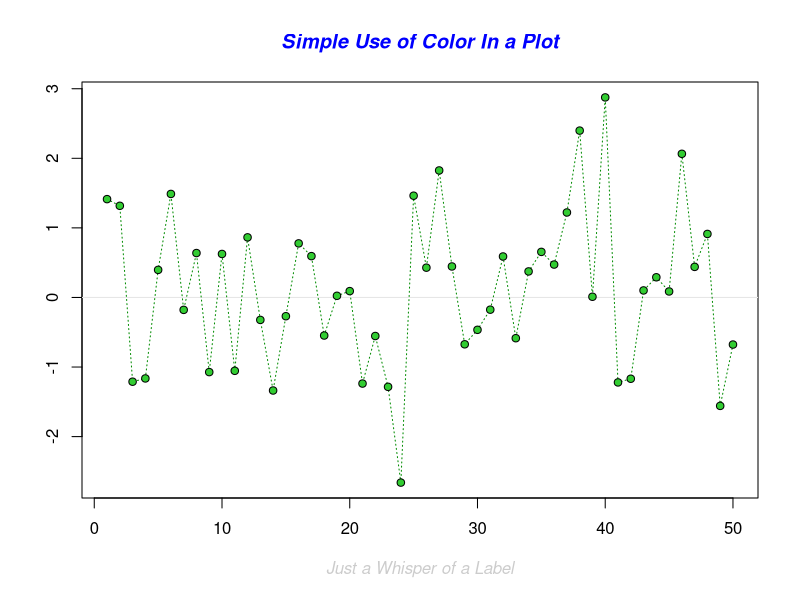
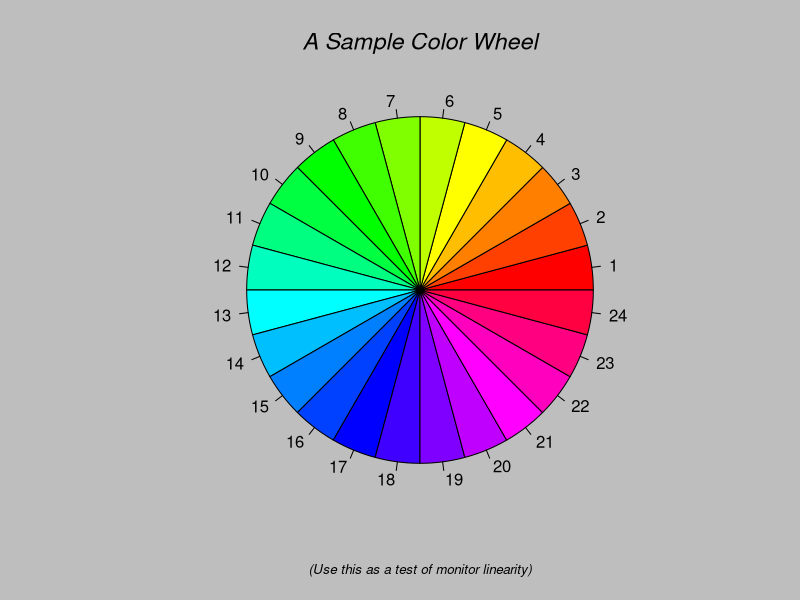
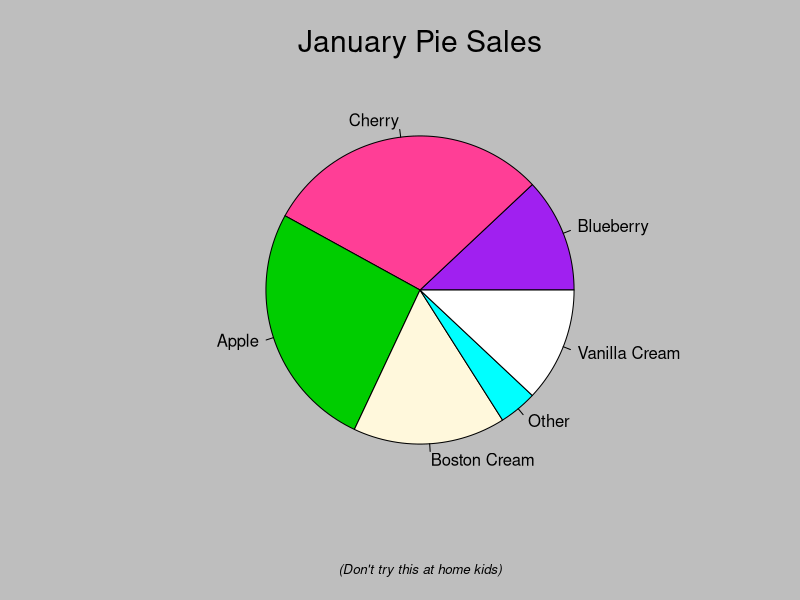
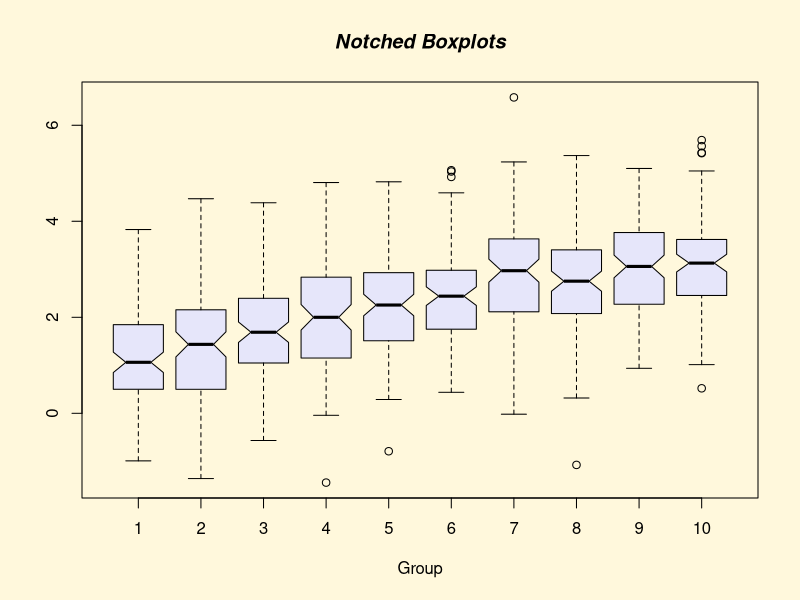
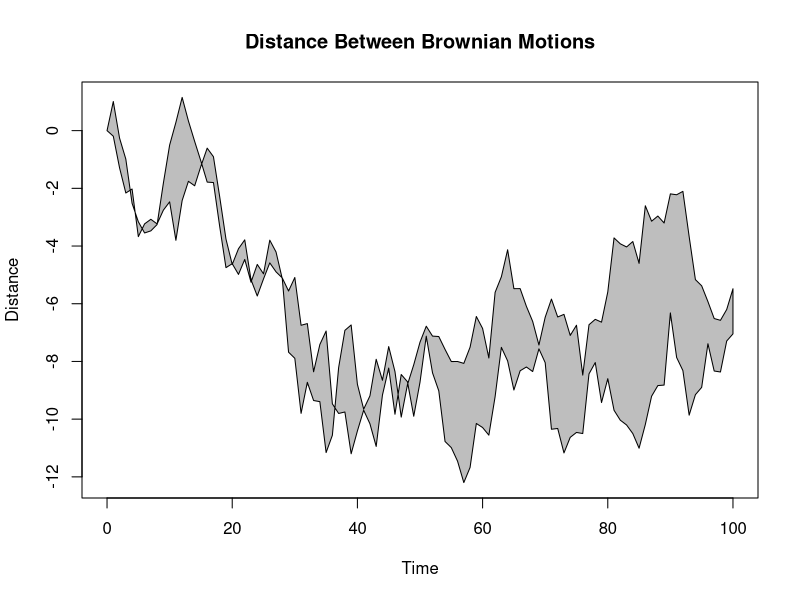
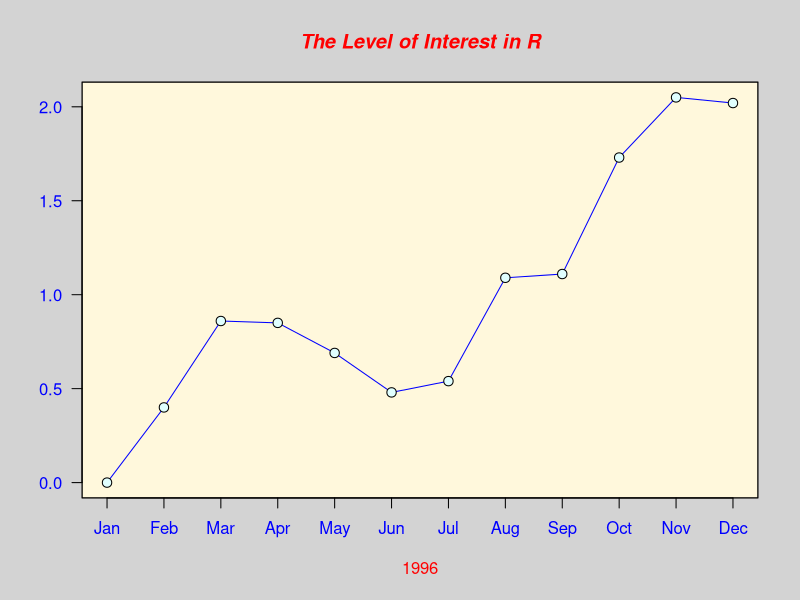
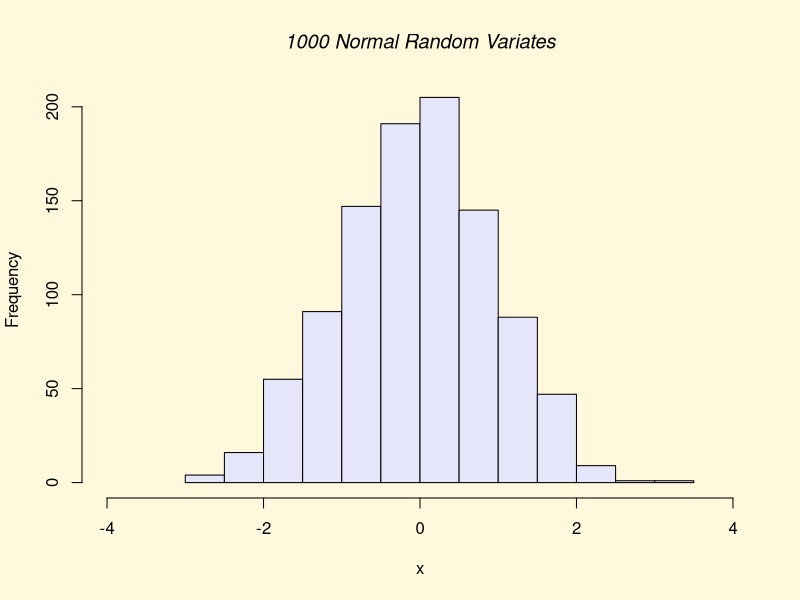
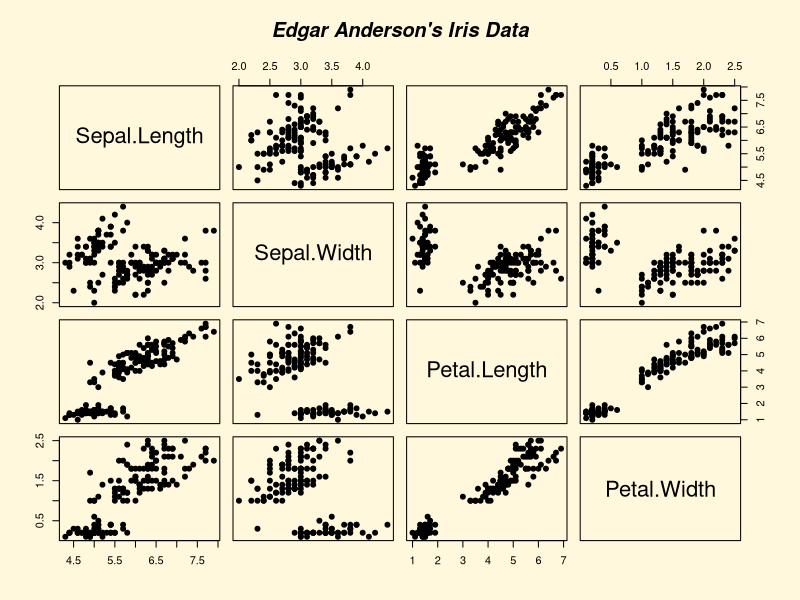

These figures' R source, in order:
# Capítulo 4
# Gráficos em R - Base Plotting System (importante p/a processos de análise explo.)

# Obs: Caso tenha problemas com a acentuação, consulte este link:
# https://support.rstudio.com/hc/en-us/articles/200532197-Character-Encoding

# Configurando o diretório de trabalho
# Coloque entre aspas o diretório de trabalho que você está usando no seu computador
# Não use diretórios com espaço no nome
setwd("C:/FCD/BigDataRAzure/Cap04")
getwd()

# Lista de pacotes base carregados
search()

# demo
demo('graphics') #mostra as funções do pacote

# Plot Básico
x = 5:7
y = 8:10
plot(x,y) #cruza informações de 2 variáveis
?plot


altura <- c(145,167,176,123,150)
largura <- c(51,63,64,40,55)
plot(altura,largura) #cruza informações de 2 variáveis

# Plotando um dataframe
?lynx
plot(lynx)
plot(lynx, ylab = 'Plots com Dataframe', xlab='')
plot(lynx, ylab = 'Plots com Dataframe', xlab='Observações')
plot(lynx, main = 'Plots com Dataframe', col='red')
plot(lynx, main = 'Plots com Dataframe', col='red', col.main = 52, cex.main= 1.5)

library(datasets)
hist(warpbreaks$breaks)

airquality
transform(airquality, Month = factor(Month)) # Fazendo uma modificação
boxplot(Ozone ~ Month, airquality, xlab='Month', ylab='Ozone (ppb)')

# Especificando os parâmetros
# col - cor do plot
# lty - tipo de linha
# lwd - largura de linha
# pch - símbolo no plot
# xlab - label do eixo x
# ylab - label do eixo y
# las - como os labels dos eixos são orientados
# bg - background color
# mfrow - número de plots por linha
# mfcool - número de plots por coluna

# Funções Básicas de Plot
# plot() - scatterplots
# lines() -  adiciona linhas ao gráfico
# points() - adiciona pontos ao gráfico
# text() - adiciona label ao gráfico
# title() - adiciona título ao gráfico

# Parâmetros dos Gráficos
?par
par() # Consultar parametros dos graficos
par('pch')
par('lty')

x=2:4
plot(x, pch='c') # pch é o valor do símbolo (pontos), pode ser o caracter que eu quiser '*' 'o'

par(mfrow = c(2,2), col.axis = "springgreen")
plot(1:8, las = 0, xlab = "xlab", ylab = "ylab", main = "LAS = 0")
plot(1:8, las = 1, xlab = "xlab", ylab = "ylab", main = "LAS = 1")
plot(1:8, las = 2, xlab = "xlab", ylab = "ylab", main = "LAS = 2")
plot(1:8, las = 3, xlab = "xlab", ylab = "ylab", main = "LAS = 3")
legend("topright", pch = 1, col = c("wheat", "turquoise2"), legend = c("Var1","Var2"))
par(mfrow = c(1,1)) # Volta a usar apenas um gráfico na área

# Cores disponíveis
colors()

# Salvando os gráficos

# png
png("Grafico1.png", width = 500, height = 500, res = 72) # Não mostra na area de plotagem apenas grave

plot(iris$Sepal.Length, iris$Petal.Length,
     col = iris$Species,
     main = "Gráfico gerado a partir do Iris")

dev.off() # fecha para depois encontrar o arquivo no diretorio que estou trabalhando


# pdf - o mesmo feito com o png dá para ser feito com pdf
pdf("Grafico2.pdf")

plot(iris$Sepal.Length, iris$Petal.Length,
     col = iris$Species,
     main = "Gráfico gerado a partir do Iris")

dev.off()


# Estendendo as funções do plot
install.packages('plotrix')
library(plotrix)
?plotrix

par(mfrow = c(1,1), col.axis = "red")
plot(1:6, las = 3, xlab = "lty 1:6", ylab = "", main = "Mais opções ao plot")
ablineclip(v=1, lty=1, col="sienna2", lwd=2) # add linha dentro do gráfico
ablineclip(v=2, lty=1, col="sienna2", lwd=2)
ablineclip(v=3, lty=1, col="sienna2", lwd=2)
ablineclip(v=4, lty=1, col="sienna2", lwd=2)
ablineclip(v=5, lty=1, col="sienna2", lwd=2)
ablineclip(v=6, lty=1, col="sienna2", lwd=2)
ablineclip(v=7, lty=1, col="sienna2", lwd=2)


plot(lynx)
plot(lynx, type="p", main="Type p") # diferentes tipos de gráficos
plot(lynx, type="l", main="Type l")
plot(lynx, type="b", main="Type b")
plot(lynx, type="o", main="Type o")
plot(lynx, type="h", main="Type h")
plot(lynx, type="s", main="Type s")
plot(lynx, type="n", main="Type n") # limpa


# Dois plots juntos
par(mar=c(4,3,3,3), col.axis="black")

plot(cars$speed, type="s", col="red", bty="n", xlab="Cars ID", ylab="")
text(8, 14, "Velocidade", cex=0.85, col="red") 
par(new=T) 

plot(cars$dist, type="s", bty="n", ann=F, axes=F, col="darkblue")
axis(side=4)
text(37, 18, "Distância", cex=0.85, col="darkblue") 
#### fim 2 plots juntos

title(main="Velocidade x Distância") #add titulo ao gráfico


# Plots a partir de datasets
df <- read.csv('pibpercap.csv', stringsAsFactors = F)
df_1982 <- subset(df, ano == 1982)
plot(expectativa ~ pibpercap, data = df_1982, log = "x")
View(df)

# Nomes paar as colunas
mycol <- c(Asia = "tomato", Europe = "chocolate4", Africa = "dodgerblue2", 
           Americas = "darkgoldenrod1", Oceania = "green4")

# Plot
plot(expectativa ~ pibpercap, data = df_1982, log = "x", col = mycol[continente])

# Função para a escala
mycex <- function(var, r, f = sqrt){
  x = f(var)
  x_scaled = (x - min(x))/(max(x) - min(x))
  r[1] + x_scaled * (r[2] - r[1])
}

# Plot
plot(expectativa ~ pibpercap, data = df_1982, log = "x",
     col = mycol[continente],
     cex = mycex(pop, r = c(0.2, 10))
)

